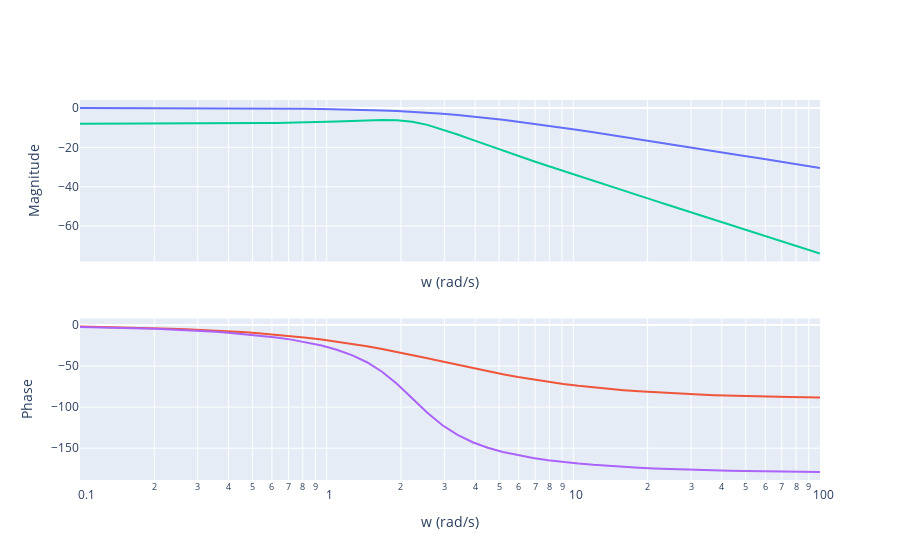

Here is the notebook cell this chart was saved with:
### Markdown cell above
## Bode

### Code cell
bode([sys1,sys2])
